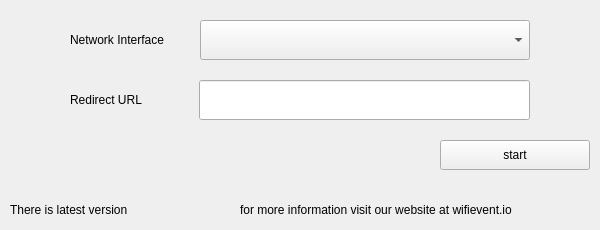
<?xml version="1.0" encoding="UTF-8"?>
<ui version="4.0">
 <class>MainWindow</class>
 <widget class="QMainWindow" name="MainWindow">
  <property name="geometry">
   <rect>
    <x>0</x>
    <y>0</y>
    <width>600</width>
    <height>230</height>
   </rect>
  </property>
  <property name="windowTitle">
   <string>MainWindow</string>
  </property>
  <property name="windowIcon">
   <iconset resource="image.qrc">
    <normaloff>:/logo/logo2.ico</normaloff>:/logo/logo2.ico</iconset>
  </property>
  <widget class="QWidget" name="centralwidget">
   <widget class="QPushButton" name="btnStartStop">
    <property name="geometry">
     <rect>
      <x>440</x>
      <y>140</y>
      <width>150</width>
      <height>30</height>
     </rect>
    </property>
    <property name="text">
     <string>start</string>
    </property>
   </widget>
   <widget class="QComboBox" name="comboBox">
    <property name="geometry">
     <rect>
      <x>200</x>
      <y>20</y>
      <width>330</width>
      <height>40</height>
     </rect>
    </property>
   </widget>
   <widget class="QLabel" name="label">
    <property name="geometry">
     <rect>
      <x>70</x>
      <y>30</y>
      <width>120</width>
      <height>20</height>
     </rect>
    </property>
    <property name="text">
     <string>Network Interface</string>
    </property>
   </widget>
   <widget class="QLabel" name="label_2">
    <property name="geometry">
     <rect>
      <x>70</x>
      <y>90</y>
      <width>95</width>
      <height>20</height>
     </rect>
    </property>
    <property name="text">
     <string>Redirect URL</string>
    </property>
   </widget>
   <widget class="QLabel" name="label_3">
    <property name="geometry">
     <rect>
      <x>240</x>
      <y>200</y>
      <width>350</width>
      <height>20</height>
     </rect>
    </property>
    <property name="text">
     <string>for more information visit our website at wifievent.io</string>
    </property>
   </widget>
   <widget class="QLineEdit" name="lineEdit">
    <property name="geometry">
     <rect>
      <x>199</x>
      <y>80</y>
      <width>331</width>
      <height>40</height>
     </rect>
    </property>
   </widget>
   <widget class="QLabel" name="label_5">
    <property name="geometry">
     <rect>
      <x>10</x>
      <y>200</y>
      <width>201</width>
      <height>20</height>
     </rect>
    </property>
    <property name="text">
     <string>There is latest version</string>
    </property>
   </widget>
  </widget>
 </widget>
 <resources>
  <include location="image.qrc"/>
 </resources>
 <connections/>
</ui>
